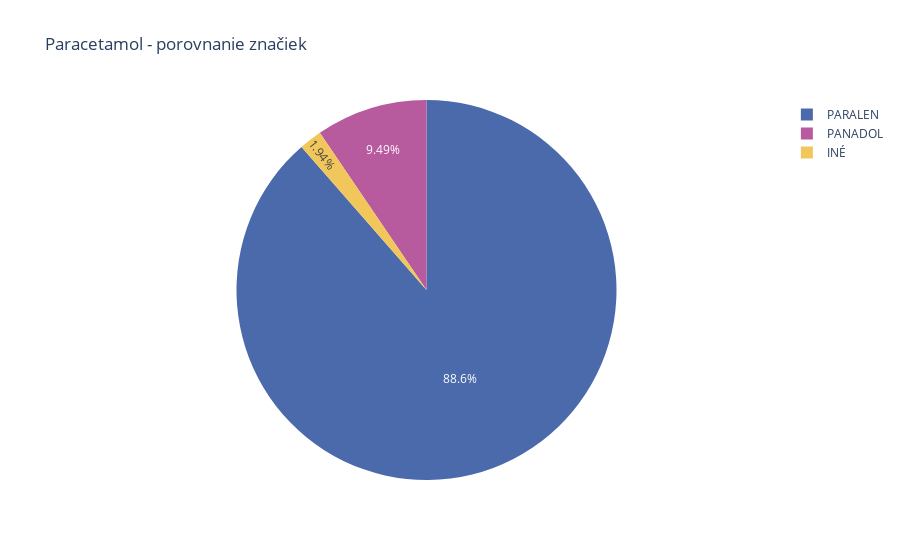

Write notebook code for a chart like this one.
### Code cell
fig = px.pie(paracetamol_all, values='Počet_balení', names='LIEK_popis', title='Paracetamol - porovnanie značiek', color_discrete_sequence=[modra, ruzova, zlta])
fig.show()

### Figure 1 — Plotly figure (JSON) as saved in the notebook; plotly's stock layout.template omitted (floating-point values rounded to 4 significant figures)
{"data": [{"domain": {"x": [0, 1], "y": [0, 1]}, "hovertemplate": "LIEK_popis=%{label}<br>Počet_balení=%{value}<extra></extra>", "labels": ["INÉ", "PANADOL", "PARALEN"], "legendgroup": "", "name": "", "showlegend": true, "type": "pie", "values": [63990.0, 312900.0, 2920000.0]}], "layout": {"legend": {"tracegroupgap": 0}, "piecolorway": ["#4B6AAB", "#B75B9E", "#F1C75B"], "title": {"text": "Paracetamol - porovnanie značiek"}}}
